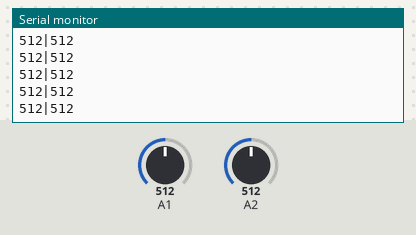
The sketch below on a simulated Arduino Uno, built with avr-gcc and run on an emulated ATmega328P. Parts: the last lines printed to the serial monitor. The inputs (shaded band) are chosen by the test bench; at power-on: A1 = 512, A2 = 512.

Above: at 1.3 s.
1.4 s: A1 set to 716
At 1.43 s:
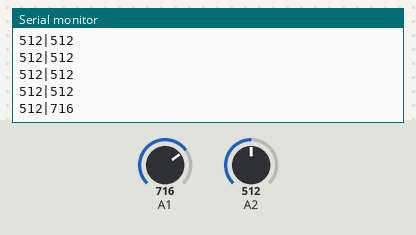
4.4 s: A2 set to 716
At 4.41 s:
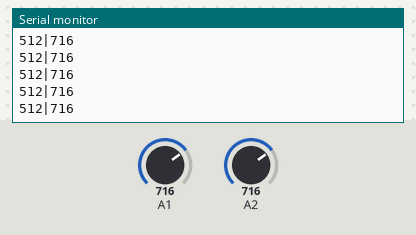
5.9 s: A1 set to 900
At 5.93 s:
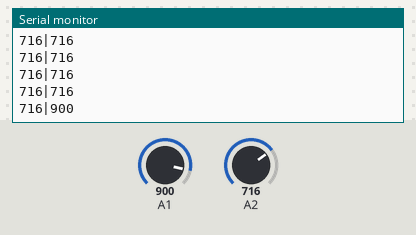
7.4 s: A2 set to 900
At 7.4 s:
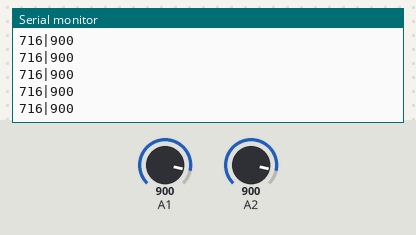
Timing chart, 0 to 9.9 s (numbered marks = the images above; inputs shaded):
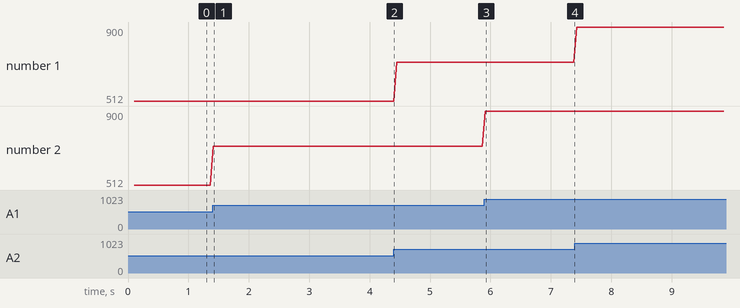

The sketch:

sketch_dec12b.ino
```cpp
// Slave Arduino

void setup() {
	// Potentiometers should be connected in analog pins 1 and 2
	pinMode(2, INPUT);
	pinMode(1, INPUT);
	// Contacting master Arduino on baud 9600
	Serial.begin(9600);
	delay(100);

}

void loop() {
	int reading1 = analogRead(2);
	int reading2 = analogRead(1);

	// Concaternate reading from the 2 potentiometers into one string
	String reading = (String) reading1 + "|" + (String) reading2;

	// Print that string
	Serial.println(reading);
	delay(50);
}
```

Measured:
- after the input at 1.4 s, the serial monitor: prints a new line at once (image 1)
- after the input at 5.9 s, the serial monitor: prints a new line at once (image 3)
- plotted number 2: 512 → 716 after the input at 1.4 s, 716 → 900 after the input at 5.9 s
